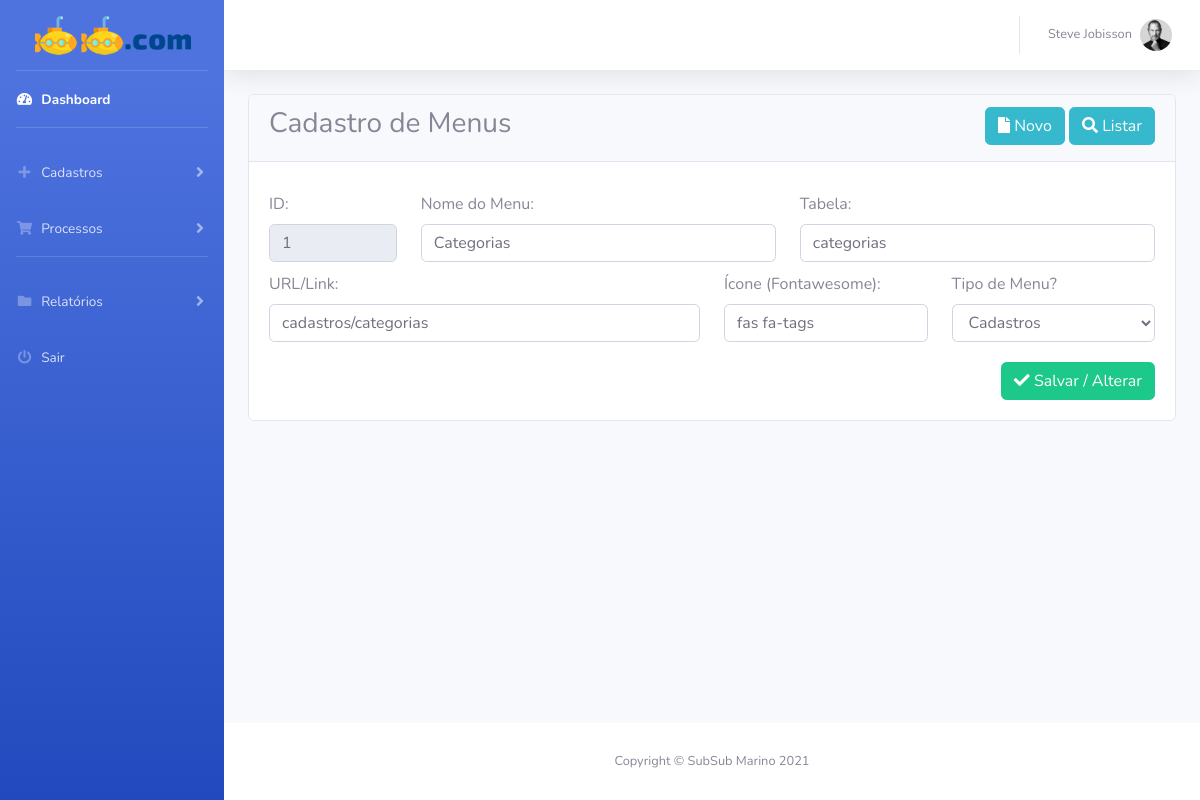
Screenshot of /admin/cadastros/menus/1 (signed in) with the database file from the repository.
### tables this page shows
CREATE TABLE `menu` (
  `id` int(11) NOT NULL,
  `nome` varchar(50) NOT NULL,
  `icone` varchar(50) NOT NULL,
  `url` varchar(100) NOT NULL,
  `tabela` varchar(50) NOT NULL,
  `submenu` char(1) NOT NULL
);

### admin/cadastros/menus.php (the view, shortened to what this page needs)
<?php
    $tabela = "menus";
    $nome = $icone = $url = $tab = $icone = $submenu = NULL;
    if ( !empty ( $id ) ) {
        $sql = "select * from menu where id = :id limit 1";
        $consulta = $pdo->prepare($sql);
        $consulta->bindParam(':id', $id);
        $consulta->execute();
        $dados = $consulta->fetch(PDO::FETCH_OBJ);
        $id     = $dados->id;
        $nome   = $dados->nome;
        $tab    = $dados->tabela;
        $url    = $dados->url;
        $icone  = $dados->icone;
    }
?>
<div class="card">
    <div class="card-header">
        <h3 class="float-left">Cadastro de Menus</h3>
        <div class="float-right">
        	<a href="cadastros/<?=$tabela?>" class="btn btn-info">
        		<i class="fas fa-file"></i> Novo
        	</a>
        	<a href="listar/<?=$tabela?>" class="btn btn-info">
        		<i class="fas fa-search"></i> Listar
        	</a>
        </div>
    </div>
    <div class="card-body">
        <form name="formCadastro" method="post" action="salvar/<?=$tabela?>" data-parsley-validate="">
        	<div class="row">
        		<div class="col-12 col-md-2">
        			<label for="id">ID:</label>
        			<input type="text" name="id" id="id" class="form-control" readonly value="<?=$id?>">
        		</div>
                <div class="col-12 col-md-5">
                    <label for="nome">Nome do Menu:</label>
                    <input type="text" name="nome" id="nome" class="form-control" required data-parsley-required-message="Preencha o nome" value="<?=$nome?>">
                </div>
        		<div class="col-12 col-md-5">
        			<label for="tabela">Tabela:</label>
        			<input type="text" name="tabela" id="tabela" class="form-control" required data-parsley-required-message="Preencha a tabela" value="<?=$tab?>">
        		</div>
                <div class="col-12 col-md-6">
                    <label for="url">URL/Link:</label>
                    <input type="text" name="url" id="url" class="form-control" required data-parsley-required-message="Preencha a url" value="<?=$url?>">
                </div>
                <div class="col-12 col-md-3">
                    <label for="icone">Ícone (Fontawesome):</label>
                    <input type="text" name="icone" id="icone" class="form-control" required data-parsley-required-message="Preencha o icone" value="<?=$icone?>">
                </div>
                <div class="col-12 col-md-3">
                    <label for="submenu">Tipo de Menu?</label>
                    <select name="submenu" id="submenu" required data-parsley-required-message="Selecione uma opção" class="form-control">
                        <option value="C">Cadastros</option>
                    </select>
        	   </div>
            </div>
        	<button type="submit" class="btn btn-success float-right">
        		<i class="fas fa-check"></i> Salvar / Alterar
        	</button>
        </form>
    </div>
</div>

### admin/css/style.css (style rules this page uses)
label { margin-top: 10px; }
form .btn-success { margin-top: 20px; }

### rows the page displays
menu: id "1", nome "Categorias", tabela "categorias", url "cadastros/categorias", icone "fas fa-tags"

### other values shown
$_SESSION['submarino']['nome'] "Steve Jobisson"
